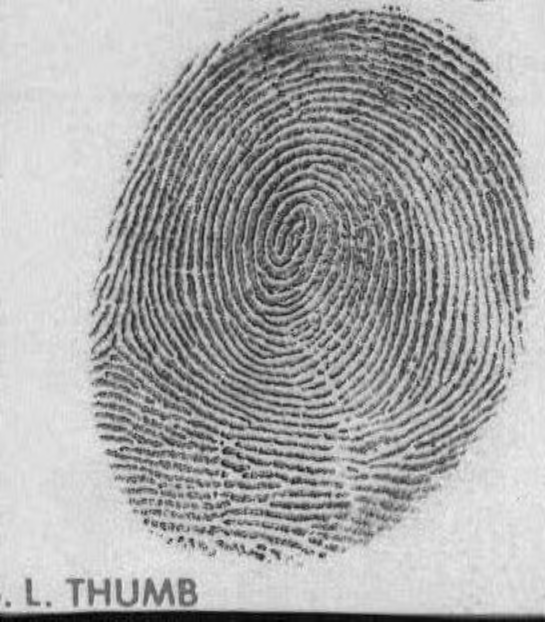
#> input picture examples/01.png, 545 x 622 px
$ python -i FingerprintIELib.py   (imports and definitions only)   (older library calls are emulated)
#> lines starting #> are read from the running program, lines starting #| are printed output that depends on the picture; after the words box and inside, x2 and y2 are one past the last pixel; in counts of white or black regions, pixels touching at a corner belong together
### fpeditor/fpie/Utils.py
import matplotlib.pyplot as plt
import numpy as np
import scipy.ndimage as ndimage
import scipy.signal as signal


class Utils:
    # [4 lines left out: function show_image, not called in this run]

    @staticmethod
    def show_orientations(image, orientations, label, w=32, vmin=0.0, vmax=1.0):
        fig = plt.imshow(image, cmap="gray")
        plt.axis('off')
        fig.axes.get_xaxis().set_visible(False)
        fig.axes.get_yaxis().set_visible(False)
        height, width = image.shape
        for y in range(0, height, w):
            for x in range(0, width, w):
                if np.any(orientations[y:y+w, x:x+w] == -1.0): continue

                cy = (y + min(y + w, height)) // 2
                cx = (x + min(x + w, width)) // 2

                orientation = orientations[y+w//2, x+w//2]

                plt.plot(
                        [cx - w * 0.5 * np.cos(orientation),
                            cx + w * 0.5 * np.cos(orientation)],
                        [cy - w * 0.5 * np.sin(orientation),
                            cy + w * 0.5 * np.sin(orientation)],
                        'r-', lw=1.0)

    # [6 lines left out: function draw_image, not called in this run]

    @staticmethod
    def normalize(image):
        image = np.copy(image)
        image -= np.min(image)
        m = np.max(image)
        if m > 0.0:
            image *= 1.0 / m
        return image

    @staticmethod
    def local_normalize(image, w=32):
        image = np.copy(image)
        height, width = image.shape
        for y in range(0, height, w):
            for x in range(0, width, w):
                image[y:y+w, x:x+w] = Utils.normalize(image[y:y+w, x:x+w])

        return image

    # [39 lines left out: functions binarize, kernel_from_function, not called in this run]

    @staticmethod
    def sobel_kernel_x():
        """
        Creates a horizontal Sobel kernel.
        """
        return np.array([[-1,  0,  1],
                         [-2,  0,  2],
                         [-1,  0,  1]])

    @staticmethod
    def sobel_kernel_y():
        """
        Creates a vertical Sobel kernel.
        """
        return np.array([[-1, -2, -1],
                         [ 0,  0,  0],
                         [ 1,  2,  1]])

    @staticmethod
    def convolve(image, kernel, origin=None, shape=None, pad=True):
        """
        Apply a kernel to an image or to a part of an image.

        :param image:   The source image.
        :param kernel:  The kernel (an ndarray of black and white, or grayvalues).
        :param origin:  The origin of the part of the image to be convolved.
                        Defaults to (0, 0).
        :param shape:   The shape of the part of the image that is to be convolved.
                        Defaults to the shape of the image.
        :param pad:     Whether the image should be padded before applying the
                        kernel. Passing False here will cause indexing errors if
                        the kernel is applied at the edge of the image.
        :returns:       The resulting image.
        """
        if not origin:
            origin = (0, 0)

        if not shape:
            shape = (image.shape[0] - origin[0], image.shape[1] - origin[1])

        result = np.empty(shape)

        if callable(kernel):
            k = kernel(0, 0)
        else:
            k = kernel

        kernel_origin = (-k.shape[0] // 2, -k.shape[1] // 2)
        kernel_shape = k.shape

        top_padding = 0
        left_padding = 0

        if pad:
            top_padding = max(0, -(origin[0] + kernel_origin[0]))
            left_padding = max(0, -(origin[1] + kernel_origin[1]))
            bottom_padding = max(0, (origin[0] + shape[0] + kernel_origin[0] + kernel_shape[0]) - image.shape[0])
            right_padding = max(0, (origin[1] + shape[1] + kernel_origin[1] + kernel_shape[1]) - image.shape[1])

            padding = (top_padding, bottom_padding), (left_padding, right_padding)

            if np.max(padding) > 0.0:
                image = np.pad(image, padding, mode="edge")

        for y in range(shape[0]):
            for x in range(shape[1]):
                iy = top_padding + origin[0] + y + kernel_origin[0]
                ix = left_padding + origin[1] + x + kernel_origin[1]

                block = image[iy:iy+kernel_shape[0], ix:ix+kernel_shape[1]]
                if callable(kernel):
                    result[y, x] = np.sum(block * kernel(y, x))
                else:
                    result[y, x] = np.sum(block * kernel)

        return result

    @staticmethod
    def find_mask(image, threshold=0.1, w=32):
        """
        Create a mask image consisting of only 0's and 1's. The areas containing
        1's represent the areas that look interesting to us, meaning that they
        contain a good variety of color values.
        """

        mask = np.empty(image.shape)
        height, width = image.shape
        for y in range(0, height, w):
            for x in range(0, width, w):
                block = image[y:y+w, x:x+w]
                standardDeviation = np.std(block)
                if standardDeviation < threshold:
                    mask[y:y+w, x:x+w] = 0.0
                elif block.shape != (w, w):
                    mask[y:y+w, x:x+w] = 0.0
                else:
                    mask[y:y+w, x:x+w] = 1.0

        return mask

    @staticmethod
    def average_orientation(orientations, weights=None, deviation=False):
        """
        Calculate the average orientation in an orientation field.
        """

        orientations = np.asarray(orientations).flatten()
        o = orientations[0]

        aligned = np.where(np.absolute(orientations - o) > np.pi * 0.5,
                np.where(orientations > o, orientations - np.pi, orientations + np.pi),
                orientations)
        if deviation:
            return np.average(aligned, weights=weights) % np.pi, np.std(aligned)
        else:
            return np.average(aligned, weights=weights) % np.pi

    # [49 lines left out: functions average_frequency, rotate_and_crop, not called in this run]

    @staticmethod
    def estimate_orientations(image, w=16, interpolate=True):
        """
        Estimate orientations of lines or ridges in an image.

        This is more or less an implementation of of the algorithm in Chapter 2.4 in
        the paper:

            Fingerprint image enhancement: Algorithm and performance evaluation
            Hong, L., Wan, Y. & Jain, A. (1998)

        In addition to calculating the orientation in each cell, we create a
        continuous orientation field, the same shape as the input image, by
        interpolating the orientation values between the cell centers, as
        suggested in this paper:

            Novel approach to automated fingerprint recognition
            Wahab, A., Chin, S. & Tan, E. (1998)

        :param interpolate:
        :param image: The image to estimate orientations in.
        :param w: The block size.
        :returns: An ndarray the same shape as the image, filled with orientation
                  angles in radians.
        """

        height, width = image.shape

        # First we smooth the whole image with a Gaussian filter, to make the
        # individual pixel gradients less spurious.
        image = ndimage.filters.gaussian_filter(image, 2.0)

        # Compute the gradients G_x and G_y at each pixel
        G_x = Utils.convolve(image, Utils.sobel_kernel_x())
        G_y = Utils.convolve(image, Utils.sobel_kernel_y())

        # Estimate the local orientation of each block
        yblocks, xblocks = height // w, width // w
        O = np.empty((yblocks, xblocks))
        for j in range(yblocks):
            for i in range(xblocks):
                V_y, V_x = 0, 0
                for v in range(w):
                    for u in range(w):
                        V_x += 2 * G_x[j*w+v, i*w+u] * G_y[j*w+v, i*w+u]
                        V_y += G_x[j*w+v, i*w+u] ** 2 - G_y[j*w+v, i*w+u] ** 2

                O[j, i] = np.arctan2(V_x, V_y) * 0.5

        # Rotate the orientations so that they point along the ridges, and wrap
        # them into only half of the circle (all should be less than 180 degrees).
        O = (O + np.pi * 0.5) % np.pi

        # Smooth the orientation field
        orientations = np.full(image.shape, -1.0)
        O_p = np.empty(O.shape)
        O = np.pad(O, 2, mode="edge")
        for y in range(yblocks):
            for x in range(xblocks):
                surrounding = O[y:y+5, x:x+5]
                orientation, deviation = Utils.average_orientation(surrounding, deviation=True)
                if deviation > 0.5:
                    orientation = O[y+2, x+2]
                O_p[y, x] = orientation
        O = O_p

        # Make an orientation field the same shape as the input image, and fill it
        # with values interpolated from the preliminary orientation field.
        #
        # BUG: This is currently quite slow. It should be possible to implement
        #      this more efficiently.
        orientations = np.full(image.shape, -1.0)
        if interpolate:
            hw = w // 2
            for y in range(yblocks - 1):
                for x in range(xblocks - 1):
                    for iy in range(w):
                        for ix in range(w):
                            orientations[y*w+hw+iy, x*w+hw+ix] = Utils.average_orientation(
                                    [O[y, x], O[y+1, x], O[y, x+1], O[y+1, x+1]],
                                    [iy + ix, w - iy + ix, iy + w - ix, w - iy + w - ix])
        else:
            for y in range(yblocks):
                for x in range(xblocks):
                    orientations[y*w:(y+1)*w, x*w:(x+1)*w] = O[y, x]

        return orientations

    # [58 lines left out: function estimate_frequencies, not called in this run]

### fpeditor/fpie/FingerprintIELib.py
import matplotlib.pyplot as plt
import numpy as np
import scipy.misc as misc
import scipy.ndimage as ndimage
from PIL import Image

from fpeditor.fpie.Utils import Utils
from fpeditor.fpie.WahabUtil import WahabUtil
from fpeditor.fpie.GaborUtil import GaborUtil


class FingerprintIELib:
    """Fingerprint image enhancement"""
    FILE = '/tmp/custom.png'

    # [20 lines left out: functions normalize, find_mask, not called in this run]

    @staticmethod
    def orientations(img):
        img.save(FingerprintIELib.FILE)

        image = ndimage.imread(FingerprintIELib.FILE, mode="L").astype("float64")
        image = Utils.normalize(image)
        mask = Utils.find_mask(image)

        image = np.where(mask == 1.0, Utils.local_normalize(image), image)
        orientations = np.where(mask == 1.0, Utils.estimate_orientations(image), -1.0)
        Utils.show_orientations(image, orientations, "orientations", 8)

        plt.savefig(FingerprintIELib.FILE, bbox_inches='tight', pad_inches = 0)

        return Image.open(FingerprintIELib.FILE)

    # [55 lines left out: functions filtering, binarizing, not called in this run]

>>> from PIL import Image
>>> picture = Image.open('../../examples/01.png')
#> picture is the input picture: PIL image 545x622 L; min 0, max 239, mean 167.1
>>> result = FingerprintIELib().orientations(picture)
#> in normalize, `m = np.max(image)`: m = 239
#> after the loop in find_mask, `for y in range(0, height, w):`:
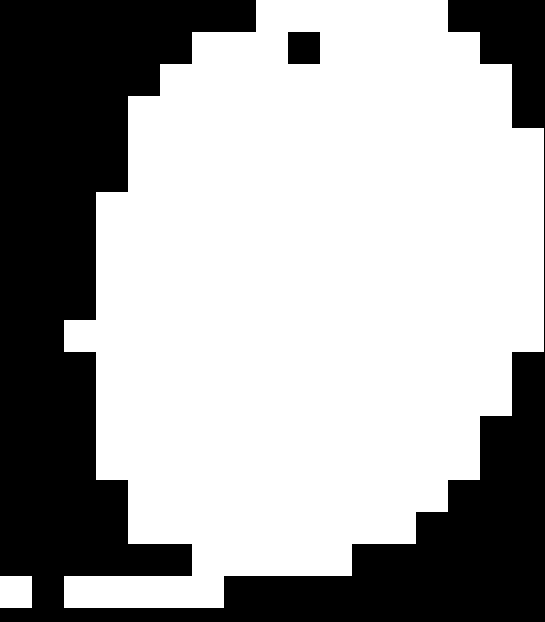
#> mask: shape (622, 545) float64; values 0 (black) and 1 (white), 64.6% white; 2 black regions, box (x1, y1, x2, y2) and area: (0, 0, 545, 622) 118830, (288, 32, 320, 64) 1024
#> in estimate_orientations, `image = ndimage.filters.gaussian_filter(image, 2.0)`:
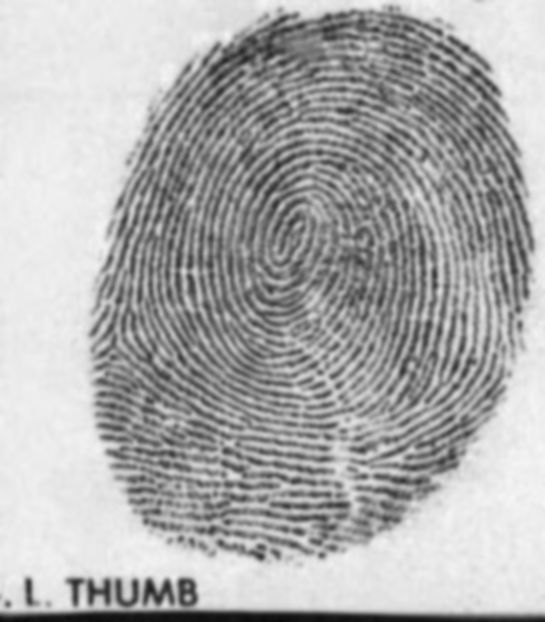
#> image: shape (622, 545) float64; min 0.0367, max 0.964, mean 0.683
#> in convolve, `k = kernel`: k = [[-1, 0, 1], [-2, 0, 2], [-1, 0, 1]]
#> after the loop in convolve, `for y in range(shape[0]):`:
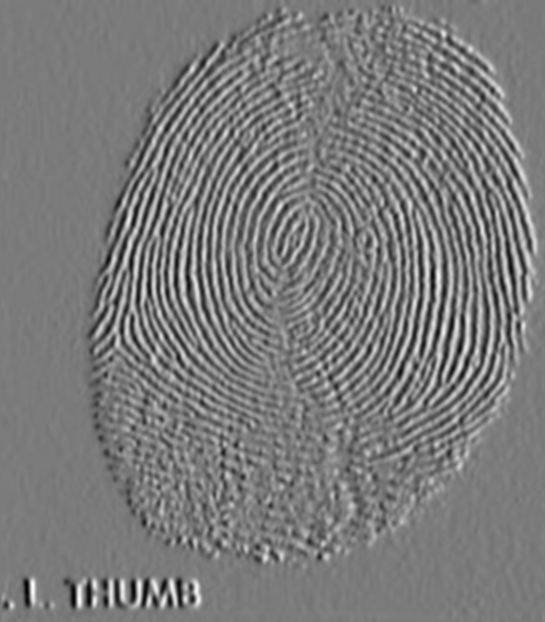
#> result: shape (622, 545) float64; min -1.08, max 1.16, mean 0.000184; drawn with min black and max white
#> call 2 of convolve, with kernel = array of shape (3, 3), pad = True
#> in convolve (call 2), `k = kernel`: k = [[-1, -2, -1], [0, 0, 0], [1, 2, 1]]
#> after the loop in convolve (call 2), `for y in range(shape[0]):`:
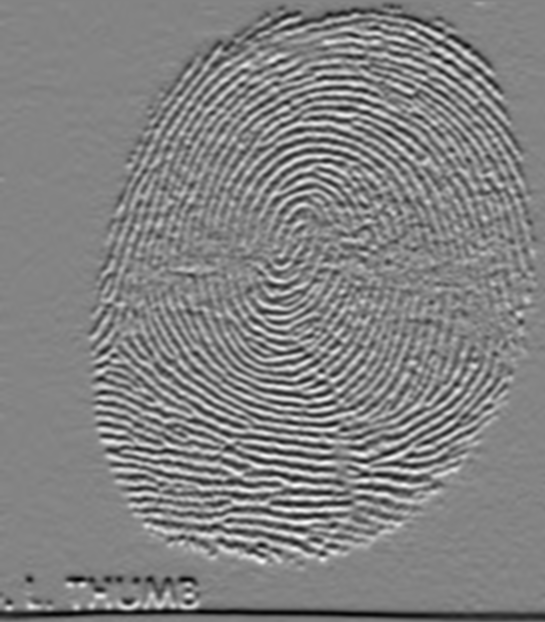
#> result: shape (622, 545) float64; min -1.07, max 1, mean -0.0106; drawn with min black and max white
#> after the loop in estimate_orientations, `for y in range(yblocks):`:
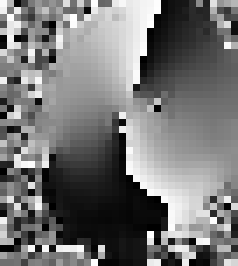
#> O_p: shape (38, 34) float64 (shown 7 times larger); min 0.00278, max 3.14, mean 1.45; drawn with min black and max white
#> after the loop in estimate_orientations, `for y in range(yblocks - 1):`:
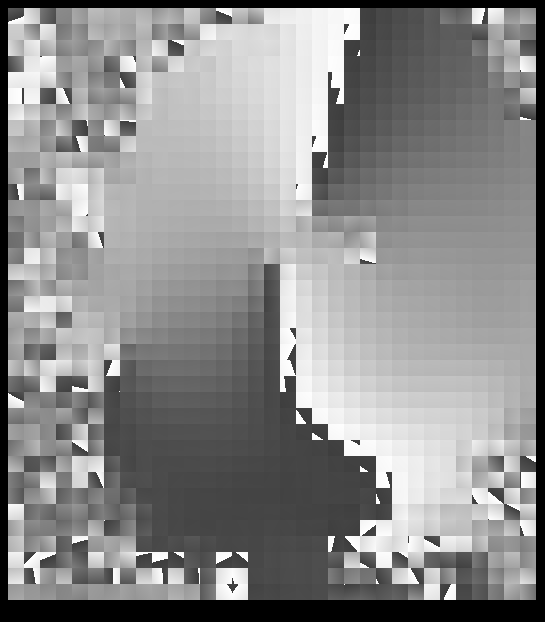
#> orientations: shape (622, 545) float64; min -1, max 3.14, mean 1.27; drawn with min black and max white
#> in orientations, `plt.savefig(FingerprintIELib.FILE, bbox_inches='tight', pad_inches = 0)`:
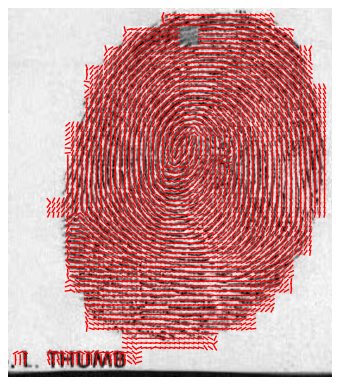
#> figure drawn by matplotlib, 1 panel
